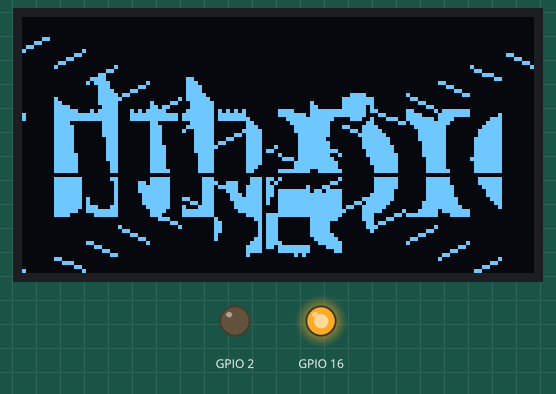
Recording of a sketch running on a simulated ESP32. On the bench: 128×64 one-colour display, output pins drawn as LEDs (lit = HIGH). Dashed ring = blinking. No radio packets arrive unless stated; what the sketch prints to the serial monitor is not drawn.

Above: at 0.1 s.
At 1.7 s:
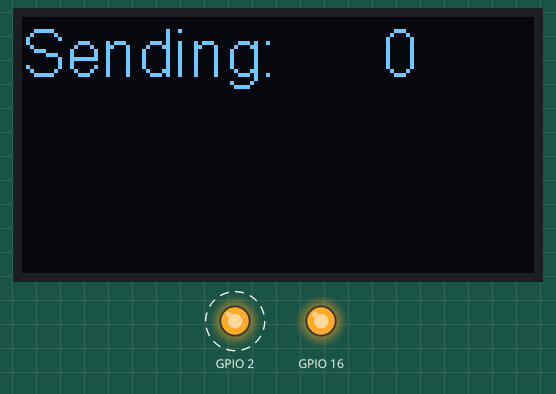
At 16.2 s:
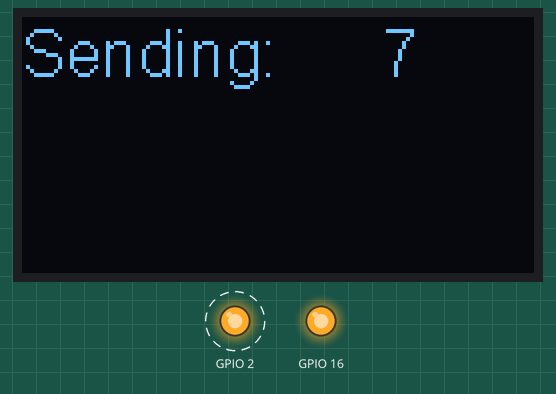
At 38.0 s:
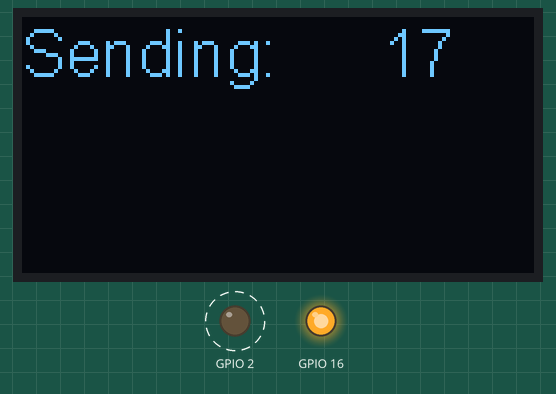
Timing chart, 0 to 40.0 s (numbered marks = the images above):
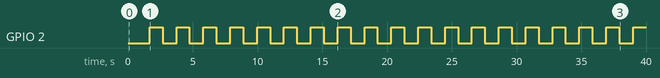

The sketch:

OLED_LoRa_Sender.ino
```cpp
#include <SPI.h>
#include <LoRa.h>
#include <Wire.h>
#include "SSD1306.h"
#include "images.h"

#define SCK     5    // GPIO5  -- SX1278's SCK
#define MISO    19   // GPIO19 -- SX1278's MISO
#define MOSI    27   // GPIO27 -- SX1278's MOSI
#define SS      18   // GPIO18 -- SX1278's CS
#define RST     14   // GPIO14 -- SX1278's RESET
#define DI0     26   // GPIO26 -- SX1278's IRQ(Interrupt Request)
#define BAND    868E6

unsigned int counter = 0;

SSD1306 display(0x3c, 21, 22);
String rssi = "RSSI --";
String packSize = "--";
String packet ;

void logo(){
  display.clear();
  display.drawXbm(0,5,logo_width,logo_height,logo_bits);
  display.display();
}

void setup() {
  pinMode(16,OUTPUT);
  pinMode(2,OUTPUT);

  digitalWrite(16, LOW);    // set GPIO16 low to reset OLED
  delay(50);
  digitalWrite(16, HIGH); // while OLED is running, must set GPIO16 in high

  Serial.begin(9600);
  while (!Serial);
  Serial.println();
  Serial.println("LoRa Sender Test");

  SPI.begin(SCK,MISO,MOSI,SS);
  LoRa.setPins(SS,RST,DI0);

  if (!LoRa.begin(868100000)) {
    Serial.println("Starting LoRa failed!");
    while (1);
  }
  LoRa.setSpreadingFactor(7);
  LoRa.setSignalBandwidth(125000);
  //LoRa.onReceive(cbk);
//  LoRa.receive();
  Serial.println("init ok");
  display.init();
  display.flipScreenVertically();
  display.setFont(ArialMT_Plain_16);
  logo();
  delay(1500);
}

void loop() {
  display.clear();
  display.setTextAlignment(TEXT_ALIGN_LEFT);
  display.setFont(ArialMT_Plain_16);

  display.drawString(0, 0, "Sending: ");
  display.drawString(90, 0, String(counter));
  display.display();

  // send packet
  LoRa.beginPacket();
  LoRa.print("hello ");
  LoRa.print(counter);
  LoRa.endPacket();

  counter++;
  digitalWrite(2, HIGH);   // turn the LED on (HIGH is the voltage level)
  delay(1000);                       // wait for a second
  digitalWrite(2, LOW);    // turn the LED off by making the voltage LOW
  delay(1000);                       // wait for a second
}
```

Source omitted: images.h (data table, 7246 bytes)

Measured:
- by itself, GPIO 2: alternates HIGH for 1.0 s and LOW for 1.1 s
- what the display in image 0 shows lasts 1.5 s, from 0.1 s to 1.6 s
- what the display in image 1 shows lasts 2.1 s, from 1.6 s to 3.7 s
